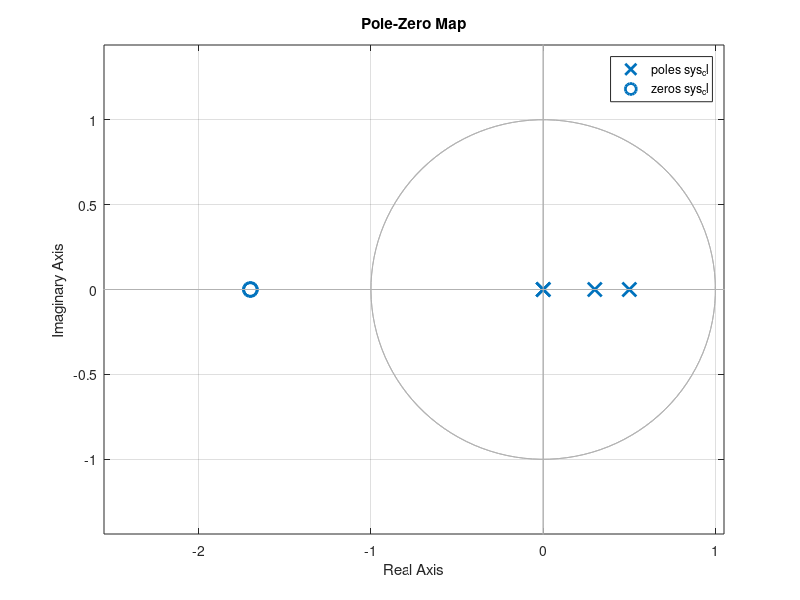
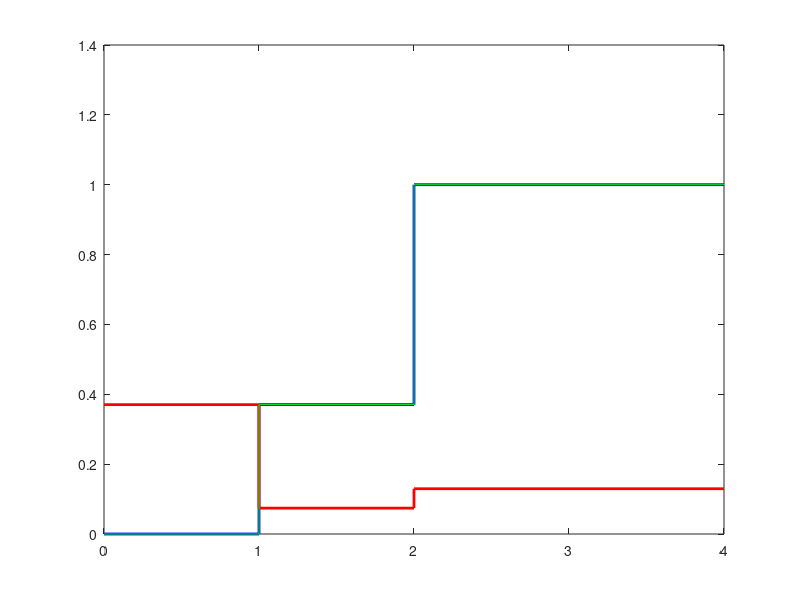

These figures' MATLAB source, in order:
Phi = [0.5 1
    0 0.3];
Gamma = [1;2];
C = [1, 0];
D = [];

h = 1;

sys = ss(Phi, Gamma, C, D, h)

figure(1)
pzmap(sys)

LT = [1 2;1.7 -1]\ [0.8;-0.15]
L = LT';

% Check with matlab's acker function
Lp = acker(Phi, Gamma, [0;0])

Phi_c = Phi - Gamma*L;
m = 1 / (C*inv(eye(2) - Phi_c)*Gamma);

sys_cl = ss(Phi_c, m*Gamma, C, D, h)
figure(1)
pzmap(sys_cl)

% Step response
[y,t,x] = step(sys_cl);


% Plot the step response and the control signal
u = -L*x' + m*1;
figure(2)
clf
stairs(t, y, 'b', 'linewidth', 2)
hold on
stairs(t, u, 'r', 'linewidth', 2)

ys = lsim(sys, u, t);
stairs(t, ys, 'g')
